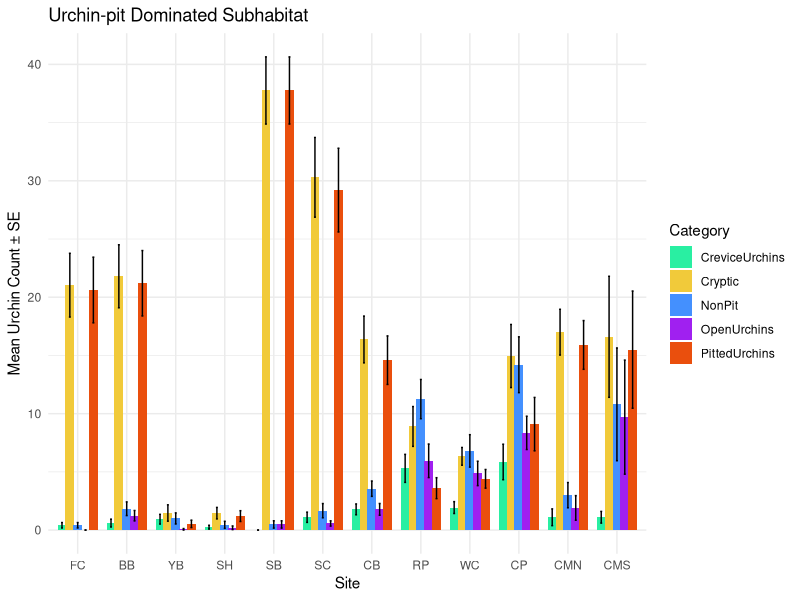
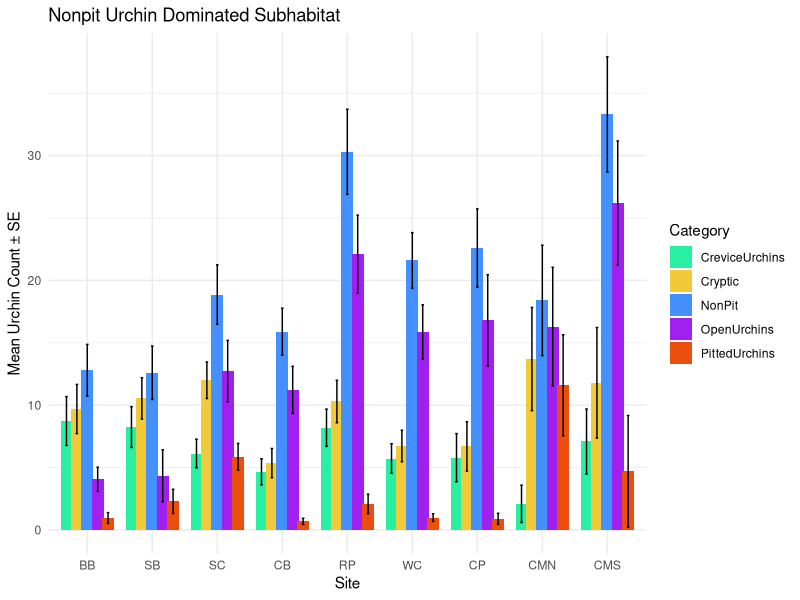
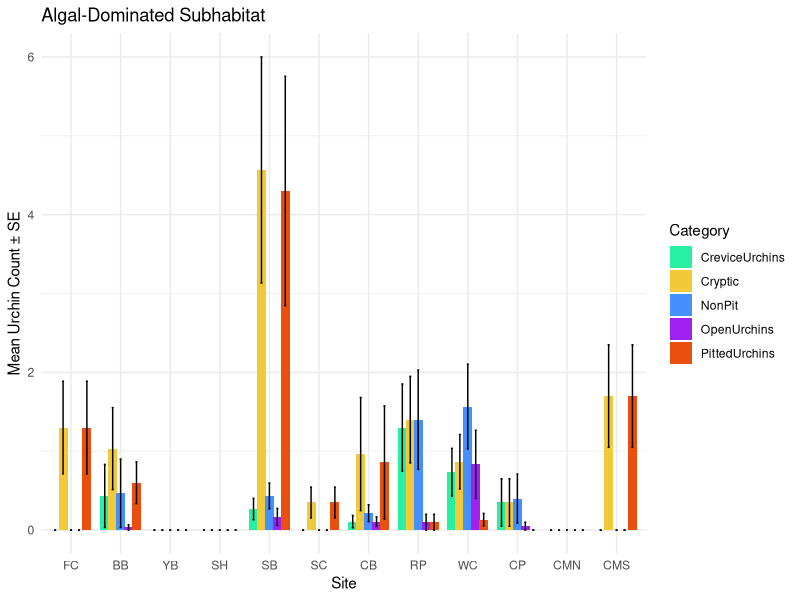

Here is the R script that generated these plots, in order:
library(tidyverse)
#library(dplyr)
library(vegan)
#library(multcompView)
library(ggplot2)
#library(ggpubr)
#library(FSA)
#library(rcompanion)
#library(tweedie)
library(statmod)
library(viridis)
library(kableExtra)
library(cowplot)

################################################################################
#Set Up data frame 
################################################################################
urch <- read.csv("Data/urch_clean.csv")

#Cali first 
#urch$SiteCode <- factor(urch$SiteCode, levels=c("CMS", "CMN", "CP", "WC" , 
#                                                "RP", "CB", "SC", "SB", "SH", 
#                                               "YB", "BB", "FC"))

urch$SiteCode <- factor(urch$SiteCode, levels = c( "FC", "BB", "YB", "SH", "SB", 
                                                   "SC", "CB","RP", "WC", "CP", 
                                                   "CMN", "CMS"))

site_names <- c(
  "BB" = "Boiler Bay",
  "FC" = "Fogarty Creek",
  "YB" = "Yachats Beach",
  "SH" = "Strawberry Hill",
  "SB" = "Sunset Bay",
  "SC" = "South Cove",
  "CB" = "Cape Blanco",
  "RP" = "Rocky Point",
  "WC" = "Whiskey Creek",
  "CP" = "Chetco Point",
  "CMN" = "Cape Mendocino North",
  "CMS" = "Cape Mendocino South"
)


site_cols <- c(
  "BB" = "#30123BFF",
  "FC" = "#4454C4FF",
  "YB" = "#4490FEFF",
  "SH" = "#1FC8DEFF",
  "SB" = "#29EFA2FF",
  "SC" = "#7DFF56FF",
  "CB" = "#C1F334FF",
  "RP" = "#F1CA3AFF",
  "WC" = "#FE922AFF",
  "CP" = "#EA4F0DFF",
  "CMN" = "#BE2102FF",
  "CMS" = "#7A0403FF"
)

behav_subhab_cols <- c(
  "PittedUrchins" = "#EA4F0DFF",
  "Cryptic" = "#F1CA3AFF",
  "CreviceUrchins" = "#29EFA2FF",
  "NonPit" = "#4490FEFF",
  "OpenUrchins" = "purple"
)

View(urch)

# don't look at AZ-- urchin-dominated zones only. 
OnlyUrch <- urch %>%
  filter(Subhabitat %in% c("UPZ", "NPZ"))

# upz only
UPZ <- urch %>%
  filter(Subhabitat== "UPZ")

# upz only
NPZ <- urch %>%
  filter(Subhabitat== "NPZ")

# az only
AZ <- urch%>%
  filter(Subhabitat=="AZ")

#drop SB 2024 from dataset as no true NPZ existed. 
NPZ <- NPZ %>%
  filter(!(SiteCode == "SB" & Year == 2024))


# #remove YB and SH
# NoPerpetua <- OnlyUrch %>%
#   filter(!(SiteCode %in% c("SH", "YB")))

# pivot longer to get behavior 
plotdat <- OnlyUrch %>%
  pivot_longer(
    cols = c(Cryptic, OpenUrchins),
    names_to = "UrchinBehavior",
    values_to = "UrchinDensity"
  )

npz_long <- NPZ %>%
  pivot_longer(
    cols = c(PittedUrchins, CreviceUrchins, OpenUrchins, Cryptic, NonPit),
    names_to = "Category",
    values_to = "Count"
  )

upz_long <- UPZ %>%
  pivot_longer(
    cols = c(PittedUrchins, CreviceUrchins, OpenUrchins, Cryptic, NonPit),
    names_to = "Category",
    values_to = "Count"
  )

az_long <- AZ %>%
  pivot_longer(
    cols = c(PittedUrchins, CreviceUrchins, OpenUrchins, Cryptic, NonPit),
    names_to = "Category",
    values_to = "Count"
  )

# plots to look at mean urch counts 
upz_summary <- upz_long %>%
  group_by(SiteCode, Category) %>%
  summarise(
    mean_count = mean(Count, na.rm = TRUE),
    se_count = sd(Count, na.rm = TRUE) / sqrt(n()),
    .groups = "drop"
  )

upz1 <- ggplot(upz_summary, aes(x = SiteCode, y = mean_count, fill = Category)) +
  geom_col(position = position_dodge(width = 0.8)) +
  geom_errorbar(
    aes(ymin = mean_count - se_count, ymax = mean_count + se_count),
    position = position_dodge(width = 0.8),
    width = 0.2
  ) +
  scale_fill_manual(values = behav_subhab_cols) +
  labs(
    title = "Urchin-pit Dominated Subhabitat",
    x = "Site",
    y = "Mean Urchin Count ± SE",
    fill = "Category"
  ) +
  theme_minimal()

npz_summary <- npz_long %>%
  group_by(SiteCode, Category) %>%
  summarise(
    mean_count = mean(Count, na.rm = TRUE),
    se_count = sd(Count, na.rm = TRUE) / sqrt(n()),
    .groups = "drop"
  )

npz1 <- ggplot(npz_summary, aes(x = SiteCode, y = mean_count, fill = Category)) +
  geom_col(position = position_dodge(width = 0.8)) +
  geom_errorbar(
    aes(ymin = mean_count - se_count, ymax = mean_count + se_count),
    position = position_dodge(width = 0.8),
    width = 0.2
  ) +
  scale_fill_manual(values = behav_subhab_cols) +
  labs(
    title = "Nonpit Urchin Dominated Subhabitat",
    x = "Site",
    y = "Mean Urchin Count ± SE",
    fill = "Category"
  ) +
  theme_minimal()

ggsave(filename = "Figures/Surveys/Exploratory/upz1.png", 
       plot =upz1  , width = 8, height = 6, dpi = 300)
ggsave(filename = "Figures/Surveys/Exploratory/npz1.png", 
       plot =npz1  , width = 8, height = 6, dpi = 300)


az_summary <- az_long %>%
  group_by(SiteCode, Category) %>%
  summarise(
    mean_count = mean(Count, na.rm = TRUE),
    se_count = sd(Count, na.rm = TRUE) / sqrt(n()),
    .groups = "drop"
  )

az1 <- ggplot(az_summary, aes(x = SiteCode, y = mean_count, fill = Category)) +
  geom_col(position = position_dodge(width = 0.8)) +
  geom_errorbar(
    aes(ymin = mean_count - se_count, ymax = mean_count + se_count),
    position = position_dodge(width = 0.8),
    width = 0.2
  ) +
  scale_fill_manual(values = behav_subhab_cols) +
  labs(
    title = "Algal-Dominated Subhabitat",
    x = "Site",
    y = "Mean Urchin Count ± SE",
    fill = "Category"
  ) +
  theme_minimal()

ggsave(filename = "Figures/Surveys/Exploratory/az1.png", 
       plot =az1  , width = 8, height = 6, dpi = 300)
